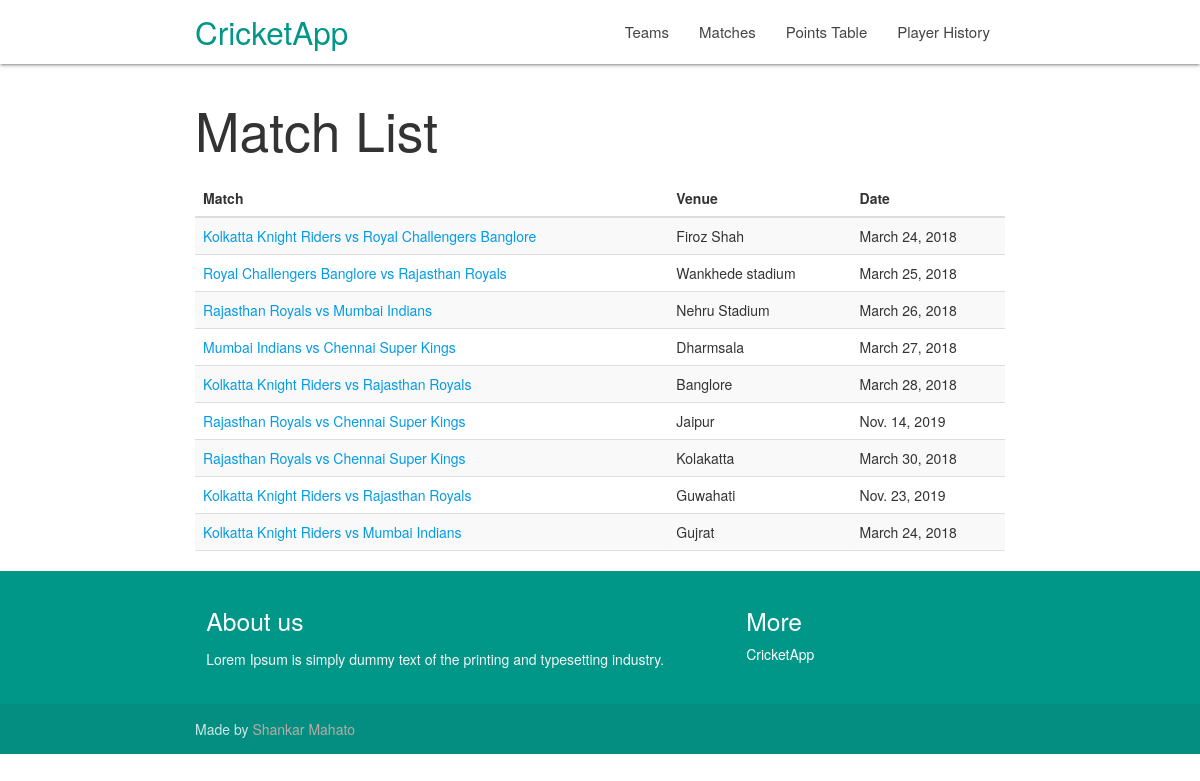
The page /matches_list/ on the database its author committed.
### basic_app/models.py (models this page shows, shortened)
class Matches(models.Model):
    venue                  = models.CharField(max_length=255)
    date                   = models.DateField()
    host_team              = models.ForeignKey('Team',related_name='host',on_delete=models.CASCADE)
    opponent_team          = models.ForeignKey('Team',related_name='opponent',on_delete=models.CASCADE)
    class Meta:
        verbose_name = "Match"
        verbose_name_plural = "Matches"
    def __str__(self):
        return str(self.host_team) + " vs " + str(self.opponent_team)

class Team(models.Model):
    name                  = models.CharField(max_length=255,unique=True)
    logo                  = models.ImageField(upload_to='image/',)
    club_state            = models.CharField(max_length=255)
    objects = RandomManager()
    class Meta:
        verbose_name = "Team"
        verbose_name_plural = "Team"
    def __str__(self):
        return self.name

### basic_app/views.py (the view)
# urls.py: path('matches_list/',MatchesListView.as_view(),name='matches_list'),
class MatchesListView(ListView):
    model = Matches

### basic_app/templates/basic_app/matches_list.html
{% extends "basic_app/base.html" %}
{% load static %}
{% block content %}
<div class="container">
  <h2>Match List</h2>
  <table class="table table-striped">
    <thead>
      <tr>
        <th>Match</th>
        <th>Venue</th>
        <th>Date</th>
      </tr>
    </thead>
    <tbody>
    {% for match in matches_list %}
      <tr>
        <td><a href="{% url 'match_detail' pk=match.id %}">{{ match }}</a></td>
        <td>{{ match.venue }}</td>
        <td>{{ match.date }}</td>
      </tr>
     {% endfor %}
    </tbody>
  </table>
</div>
{% endblock content %}

### rows shown on the page
Matches: host_team+opponent_team "Kolkatta Knight Riders vs Royal Challengers Banglore", venue "Firoz Shah", date "March 24, 2018"
Matches: host_team+opponent_team "Royal Challengers Banglore vs Rajasthan Royals", venue "Wankhede stadium", date "March 25, 2018"
Matches: host_team+opponent_team "Rajasthan Royals vs Mumbai Indians", venue "Nehru Stadium", date "March 26, 2018"
Matches: host_team+opponent_team "Mumbai Indians vs Chennai Super Kings", venue "Dharmsala", date "March 27, 2018"
Matches: host_team+opponent_team "Kolkatta Knight Riders vs Rajasthan Royals", venue "Banglore", date "March 28, 2018"
Matches: host_team+opponent_team "Rajasthan Royals vs Chennai Super Kings", venue "Jaipur", date "Nov. 14, 2019"
Matches: host_team+opponent_team "Rajasthan Royals vs Chennai Super Kings", venue "Kolakatta", date "March 30, 2018"
Matches: host_team+opponent_team "Kolkatta Knight Riders vs Rajasthan Royals", venue "Guwahati", date "Nov. 23, 2019"
Matches: host_team+opponent_team "Kolkatta Knight Riders vs Mumbai Indians", venue "Gujrat", date "March 24, 2018"
